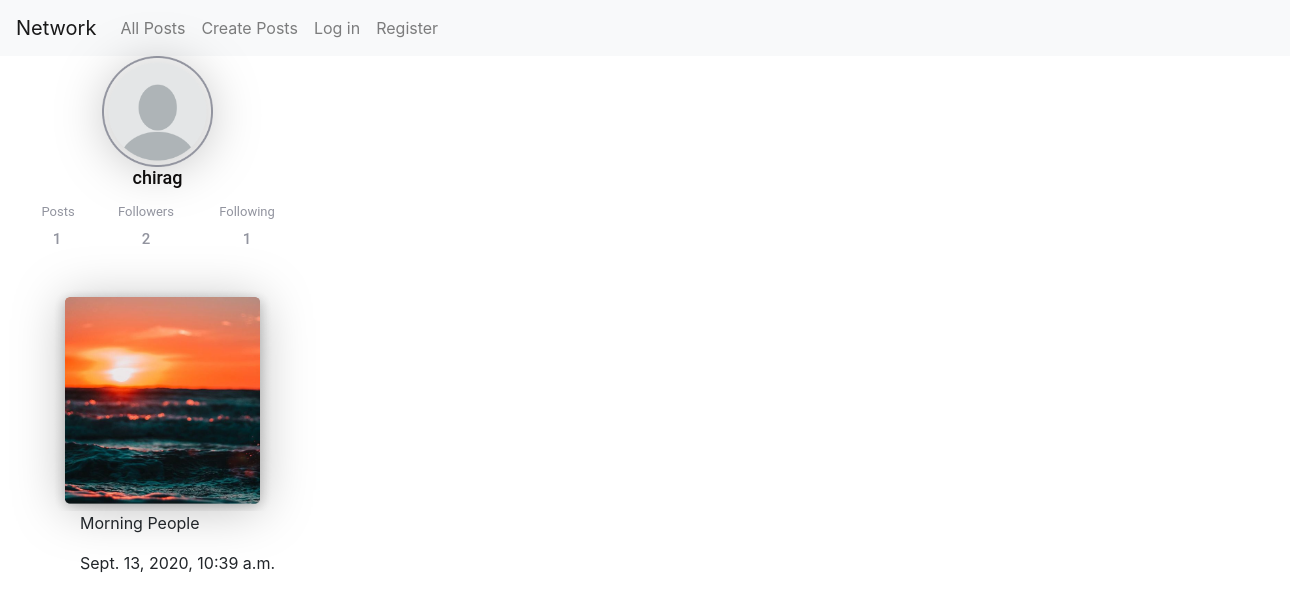
Page /main/chirag/ on the earlier database version.
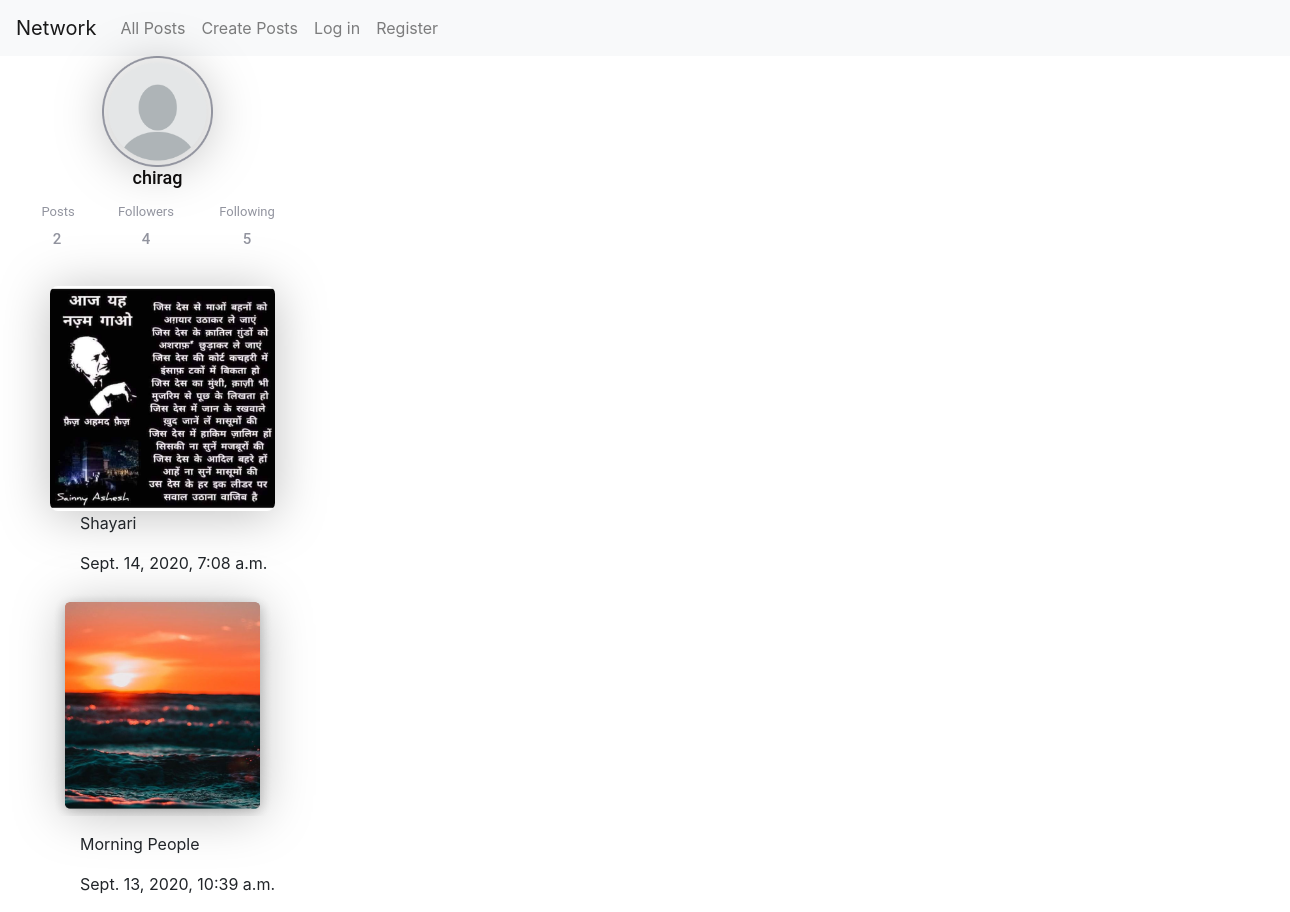
Same page on the later database version.
### network/models.py (models this page shows, shortened)
class Post(models.Model):
    post_owner= models.ForeignKey(User,related_name='post_by', on_delete=models.CASCADE)
    post_image=models.ImageField(null=True,blank=True)
    post_content=models.CharField(max_length=200, blank=True, null=True)
    timestamp=models.DateTimeField(auto_now_add=True)
    @property
    def imageURL(self):
        try:
            url=self.post_image.url
        except:
            url=''
        return url
    def __str__(self):
        return self.post_content

### network/views.py (the view)
# urls.py: path("main/<str:username>/",views.mainprofile,name="profileFromNavigation"),
def mainprofile(request,username):
    followers=UserProfile.objects.all()
    posts=Post.objects.all()
    posts=posts.order_by("-timestamp").all()
    PostBox=[]
    for post in posts:
        if str(post.post_owner)==username:
            PostBox.append(post)
    i=0
    j=0
    print(type(username))
    for f in followers:
        if str(f.follower)==username:
            print(type(f.follower))
            i+=1
    for g in followers:
        if str(g.following)==username:
            j+=1
    print(PostBox)
    postcount=len(PostBox)
    print(postcount)
    context={'follower':followers,'i':i,'j':j,'username':username,'posts':PostBox,'loggedinuser':loggedinuser,'postcount':postcount}
    return render(request,"network/profile.html",context)

### network/templates/network/profile.html (shortened to what this page needs)
{% extends "network/layout.html" %}
{% load static %}
{% block body %}
<img id="profile-image" src="{% static 'images/profile.png' %}" alt="">
<p id="username">{{username}}</p>
<p id="posts">Posts</p>
<p id="followers">Followers</p>
<p id="following">Following</p>
<p id="followers-count">{{j}}</p>
<p id="following-count">{{i}}</p>
<p id="posts-count">{{postcount}}</p>
<br>
<br>
   {% for post in posts %}
   <img id="post-image-profile" src="{{post.imageURL}}" alt="">
   <p id="post-content-profile">{{post.post_content}}</p>
   <p id="post-time">{{post.timestamp}}<p>
  {% endfor %}
{% endblock %}

Differences in the rows shown:
added Post: imageURL (picture), post_content "Shayari", timestamp "Sept. 14, 2020, 7:08 a.m."
Other differences:
{{ j }}: "2" → "4"
{{ i }}: "1" → "5"
{{ postcount }}: "1" → "2"
